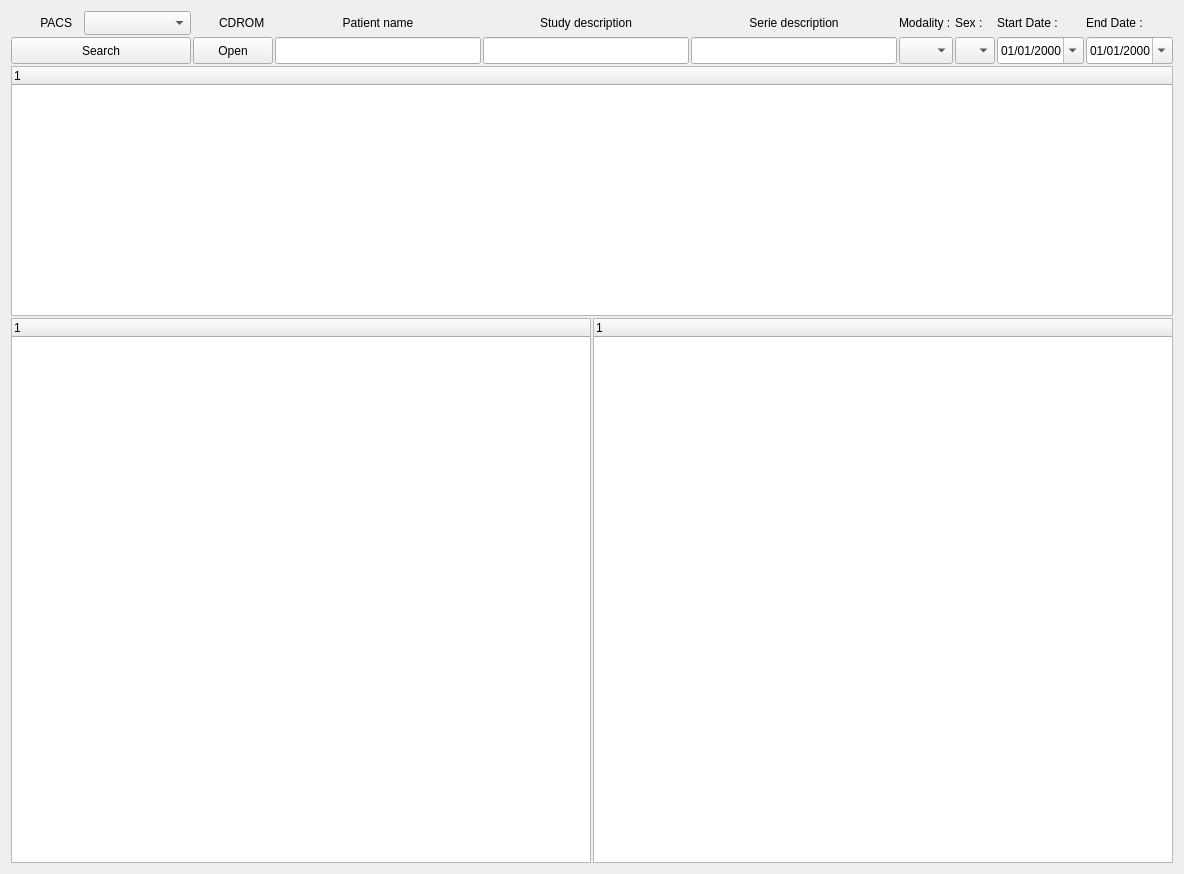
<?xml version="1.0" encoding="UTF-8"?>
<ui version="4.0">
 <class>QtDcmWidget</class>
 <widget class="QWidget" name="QtDcmWidget">
  <property name="geometry">
   <rect>
    <x>0</x>
    <y>0</y>
    <width>1184</width>
    <height>874</height>
   </rect>
  </property>
  <property name="windowTitle">
   <string>Form</string>
  </property>
  <layout class="QGridLayout" name="gridLayout_4">
   <property name="spacing">
    <number>2</number>
   </property>
   <item row="0" column="0">
    <widget class="QFrame" name="frame">
     <property name="maximumSize">
      <size>
       <width>16777215</width>
       <height>60</height>
      </size>
     </property>
     <property name="frameShape">
      <enum>QFrame::NoFrame</enum>
     </property>
     <property name="frameShadow">
      <enum>QFrame::Raised</enum>
     </property>
     <layout class="QGridLayout" name="gridLayout" rowstretch="0">
      <property name="leftMargin">
       <number>0</number>
      </property>
      <property name="topMargin">
       <number>0</number>
      </property>
      <property name="rightMargin">
       <number>0</number>
      </property>
      <property name="bottomMargin">
       <number>0</number>
      </property>
      <property name="spacing">
       <number>2</number>
      </property>
      <item row="0" column="0">
       <layout class="QVBoxLayout" name="verticalLayout">
        <item>
         <layout class="QHBoxLayout" name="horizontalLayout_8">
          <item>
           <widget class="QLabel" name="label_4">
            <property name="maximumSize">
             <size>
              <width>24</width>
              <height>24</height>
             </size>
            </property>
            <property name="text">
             <string/>
            </property>
            <property name="pixmap">
             <pixmap resource="../resources/qtdcm.qrc">:/Images/pacs.svg</pixmap>
            </property>
            <property name="scaledContents">
             <bool>true</bool>
            </property>
           </widget>
          </item>
          <item>
           <widget class="QLabel" name="label_2">
            <property name="maximumSize">
             <size>
              <width>45</width>
              <height>24</height>
             </size>
            </property>
            <property name="text">
             <string> PACS</string>
            </property>
           </widget>
          </item>
          <item>
           <widget class="QComboBox" name="pacsComboBox">
            <property name="maximumSize">
             <size>
              <width>16777215</width>
              <height>24</height>
             </size>
            </property>
           </widget>
          </item>
         </layout>
        </item>
        <item>
         <widget class="QPushButton" name="searchButton">
          <property name="minimumSize">
           <size>
            <width>180</width>
            <height>27</height>
           </size>
          </property>
          <property name="maximumSize">
           <size>
            <width>16777215</width>
            <height>27</height>
           </size>
          </property>
          <property name="focusPolicy">
           <enum>Qt::NoFocus</enum>
          </property>
          <property name="text">
           <string>Search</string>
          </property>
          <property name="icon">
           <iconset resource="../resources/qtdcm.qrc">
            <normaloff>:/Images/search.svg</normaloff>:/Images/search.svg</iconset>
          </property>
         </widget>
        </item>
       </layout>
      </item>
      <item row="0" column="1">
       <layout class="QVBoxLayout" name="verticalLayout_2">
        <property name="spacing">
         <number>2</number>
        </property>
        <item>
         <layout class="QHBoxLayout" name="horizontalLayout_4">
          <item>
           <widget class="QLabel" name="label">
            <property name="minimumSize">
             <size>
              <width>24</width>
              <height>24</height>
             </size>
            </property>
            <property name="maximumSize">
             <size>
              <width>24</width>
              <height>24</height>
             </size>
            </property>
            <property name="text">
             <string/>
            </property>
            <property name="pixmap">
             <pixmap resource="../resources/qtdcm.qrc">:/Images/cdrom.svg</pixmap>
            </property>
            <property name="scaledContents">
             <bool>true</bool>
            </property>
           </widget>
          </item>
          <item>
           <widget class="QLabel" name="label_3">
            <property name="maximumSize">
             <size>
              <width>16777215</width>
              <height>24</height>
             </size>
            </property>
            <property name="text">
             <string>CDROM</string>
            </property>
           </widget>
          </item>
         </layout>
        </item>
        <item>
         <widget class="QPushButton" name="cdromButton">
          <property name="minimumSize">
           <size>
            <width>0</width>
            <height>27</height>
           </size>
          </property>
          <property name="maximumSize">
           <size>
            <width>16777215</width>
            <height>27</height>
           </size>
          </property>
          <property name="focusPolicy">
           <enum>Qt::NoFocus</enum>
          </property>
          <property name="text">
           <string>Open</string>
          </property>
          <property name="icon">
           <iconset resource="../resources/qtdcm.qrc">
            <normaloff>:/Images/cddrive.png</normaloff>:/Images/cddrive.png</iconset>
          </property>
         </widget>
        </item>
       </layout>
      </item>
      <item row="0" column="2">
       <layout class="QVBoxLayout" name="verticalLayout_4">
        <item>
         <layout class="QHBoxLayout" name="horizontalLayout">
          <item>
           <widget class="QLabel" name="label_7">
            <property name="maximumSize">
             <size>
              <width>16777215</width>
              <height>24</height>
             </size>
            </property>
            <property name="text">
             <string>Patient name</string>
            </property>
            <property name="alignment">
             <set>Qt::AlignCenter</set>
            </property>
           </widget>
          </item>
         </layout>
        </item>
        <item>
         <widget class="QLineEdit" name="nameEdit">
          <property name="minimumSize">
           <size>
            <width>160</width>
            <height>27</height>
           </size>
          </property>
          <property name="maximumSize">
           <size>
            <width>16777215</width>
            <height>27</height>
           </size>
          </property>
         </widget>
        </item>
       </layout>
      </item>
      <item row="0" column="3">
       <layout class="QVBoxLayout" name="verticalLayout_5">
        <item>
         <layout class="QHBoxLayout" name="horizontalLayout_2">
          <item>
           <widget class="QLabel" name="label_10">
            <property name="maximumSize">
             <size>
              <width>16777215</width>
              <height>24</height>
             </size>
            </property>
            <property name="text">
             <string>Study description</string>
            </property>
            <property name="alignment">
             <set>Qt::AlignCenter</set>
            </property>
           </widget>
          </item>
         </layout>
        </item>
        <item>
         <widget class="QLineEdit" name="studyDescriptionEdit">
          <property name="minimumSize">
           <size>
            <width>0</width>
            <height>27</height>
           </size>
          </property>
          <property name="maximumSize">
           <size>
            <width>16777215</width>
            <height>27</height>
           </size>
          </property>
         </widget>
        </item>
       </layout>
      </item>
      <item row="0" column="4">
       <layout class="QVBoxLayout" name="verticalLayout_6">
        <item>
         <layout class="QHBoxLayout" name="horizontalLayout_6">
          <item>
           <widget class="QLabel" name="label_11">
            <property name="maximumSize">
             <size>
              <width>16777215</width>
              <height>24</height>
             </size>
            </property>
            <property name="text">
             <string>Serie description</string>
            </property>
            <property name="alignment">
             <set>Qt::AlignCenter</set>
            </property>
           </widget>
          </item>
         </layout>
        </item>
        <item>
         <widget class="QLineEdit" name="serieDescriptionEdit">
          <property name="minimumSize">
           <size>
            <width>0</width>
            <height>27</height>
           </size>
          </property>
          <property name="maximumSize">
           <size>
            <width>16777215</width>
            <height>27</height>
           </size>
          </property>
         </widget>
        </item>
       </layout>
      </item>
      <item row="0" column="5">
       <layout class="QVBoxLayout" name="verticalLayout_7">
        <item>
         <widget class="QLabel" name="label_9">
          <property name="maximumSize">
           <size>
            <width>16777215</width>
            <height>24</height>
           </size>
          </property>
          <property name="text">
           <string>Modality :</string>
          </property>
         </widget>
        </item>
        <item>
         <widget class="QComboBox" name="serieModalityComboBox">
          <property name="minimumSize">
           <size>
            <width>0</width>
            <height>27</height>
           </size>
          </property>
          <property name="maximumSize">
           <size>
            <width>16777215</width>
            <height>27</height>
           </size>
          </property>
          <item>
           <property name="text">
            <string/>
           </property>
          </item>
          <item>
           <property name="text">
            <string>MR</string>
           </property>
          </item>
          <item>
           <property name="text">
            <string>CT</string>
           </property>
          </item>
          <item>
           <property name="text">
            <string>PET</string>
           </property>
          </item>
         </widget>
        </item>
       </layout>
      </item>
      <item row="0" column="6">
       <layout class="QVBoxLayout" name="verticalLayout_8">
        <item>
         <widget class="QLabel" name="label_8">
          <property name="maximumSize">
           <size>
            <width>16777215</width>
            <height>24</height>
           </size>
          </property>
          <property name="text">
           <string>Sex :</string>
          </property>
         </widget>
        </item>
        <item>
         <widget class="QComboBox" name="patientSexComboBox">
          <property name="minimumSize">
           <size>
            <width>0</width>
            <height>27</height>
           </size>
          </property>
          <property name="maximumSize">
           <size>
            <width>50</width>
            <height>27</height>
           </size>
          </property>
          <item>
           <property name="text">
            <string/>
           </property>
          </item>
          <item>
           <property name="text">
            <string>M</string>
           </property>
          </item>
          <item>
           <property name="text">
            <string>F</string>
           </property>
          </item>
         </widget>
        </item>
       </layout>
      </item>
      <item row="0" column="7">
       <layout class="QVBoxLayout" name="verticalLayout_9">
        <item>
         <widget class="QLabel" name="label_12">
          <property name="maximumSize">
           <size>
            <width>16777215</width>
            <height>24</height>
           </size>
          </property>
          <property name="text">
           <string>Start Date :</string>
          </property>
         </widget>
        </item>
        <item>
         <widget class="QDateEdit" name="startDateEdit">
          <property name="minimumSize">
           <size>
            <width>0</width>
            <height>27</height>
           </size>
          </property>
          <property name="maximumSize">
           <size>
            <width>16777215</width>
            <height>27</height>
           </size>
          </property>
          <property name="dateTime">
           <datetime>
            <hour>0</hour>
            <minute>0</minute>
            <second>0</second>
            <year>2000</year>
            <month>1</month>
            <day>1</day>
           </datetime>
          </property>
          <property name="minimumDate">
           <date>
            <year>1790</year>
            <month>9</month>
            <day>14</day>
           </date>
          </property>
          <property name="displayFormat">
           <string>dd/MM/yyyy</string>
          </property>
          <property name="calendarPopup">
           <bool>true</bool>
          </property>
         </widget>
        </item>
       </layout>
      </item>
      <item row="0" column="8">
       <layout class="QVBoxLayout" name="verticalLayout_10">
        <item>
         <widget class="QLabel" name="label_13">
          <property name="maximumSize">
           <size>
            <width>16777215</width>
            <height>24</height>
           </size>
          </property>
          <property name="text">
           <string>End Date :</string>
          </property>
         </widget>
        </item>
        <item>
         <widget class="QDateEdit" name="endDateEdit">
          <property name="minimumSize">
           <size>
            <width>0</width>
            <height>27</height>
           </size>
          </property>
          <property name="maximumSize">
           <size>
            <width>16777215</width>
            <height>27</height>
           </size>
          </property>
          <property name="displayFormat">
           <string>dd/MM/yyyy</string>
          </property>
          <property name="calendarPopup">
           <bool>true</bool>
          </property>
         </widget>
        </item>
       </layout>
      </item>
     </layout>
    </widget>
   </item>
   <item row="1" column="0">
    <widget class="QFrame" name="frame_2">
     <property name="maximumSize">
      <size>
       <width>16777215</width>
       <height>250</height>
      </size>
     </property>
     <property name="frameShape">
      <enum>QFrame::NoFrame</enum>
     </property>
     <property name="frameShadow">
      <enum>QFrame::Raised</enum>
     </property>
     <layout class="QGridLayout" name="gridLayout_2">
      <property name="leftMargin">
       <number>0</number>
      </property>
      <property name="topMargin">
       <number>0</number>
      </property>
      <property name="rightMargin">
       <number>0</number>
      </property>
      <property name="bottomMargin">
       <number>0</number>
      </property>
      <property name="spacing">
       <number>2</number>
      </property>
      <item row="0" column="0">
       <widget class="QTreeWidget" name="treeWidgetPatients">
        <property name="maximumSize">
         <size>
          <width>16777215</width>
          <height>250</height>
         </size>
        </property>
        <property name="alternatingRowColors">
         <bool>true</bool>
        </property>
        <property name="selectionMode">
         <enum>QAbstractItemView::ExtendedSelection</enum>
        </property>
        <property name="rootIsDecorated">
         <bool>false</bool>
        </property>
        <property name="animated">
         <bool>true</bool>
        </property>
        <property name="expandsOnDoubleClick">
         <bool>false</bool>
        </property>
        <column>
         <property name="text">
          <string notr="true">1</string>
         </property>
         <property name="icon">
          <iconset resource="../resources/qtdcm.qrc">
           <normaloff>:/Images/users.svg</normaloff>:/Images/users.svg</iconset>
         </property>
        </column>
       </widget>
      </item>
     </layout>
    </widget>
   </item>
   <item row="2" column="0">
    <layout class="QHBoxLayout" name="horizontalLayout_3">
     <item>
      <widget class="QTreeWidget" name="treeWidgetStudies">
       <property name="maximumSize">
        <size>
         <width>600</width>
         <height>16777215</height>
        </size>
       </property>
       <property name="baseSize">
        <size>
         <width>0</width>
         <height>0</height>
        </size>
       </property>
       <property name="alternatingRowColors">
        <bool>true</bool>
       </property>
       <property name="selectionMode">
        <enum>QAbstractItemView::ExtendedSelection</enum>
       </property>
       <property name="rootIsDecorated">
        <bool>false</bool>
       </property>
       <property name="animated">
        <bool>true</bool>
       </property>
       <column>
        <property name="text">
         <string notr="true">1</string>
        </property>
        <property name="icon">
         <iconset resource="../resources/qtdcm.qrc">
          <normaloff>:/Images/folder.svg</normaloff>:/Images/folder.svg</iconset>
        </property>
       </column>
      </widget>
     </item>
     <item>
      <widget class="QTreeWidget" name="treeWidgetSeries">
       <property name="alternatingRowColors">
        <bool>true</bool>
       </property>
       <property name="selectionMode">
        <enum>QAbstractItemView::ExtendedSelection</enum>
       </property>
       <property name="animated">
        <bool>true</bool>
       </property>
       <column>
        <property name="text">
         <string notr="true">1</string>
        </property>
        <property name="icon">
         <iconset resource="../resources/qtdcm.qrc">
          <normaloff>:/Images/paradigm.svg</normaloff>:/Images/paradigm.svg</iconset>
        </property>
       </column>
      </widget>
     </item>
    </layout>
   </item>
  </layout>
 </widget>
 <resources>
  <include location="../resources/qtdcm.qrc"/>
 </resources>
 <connections/>
</ui>
